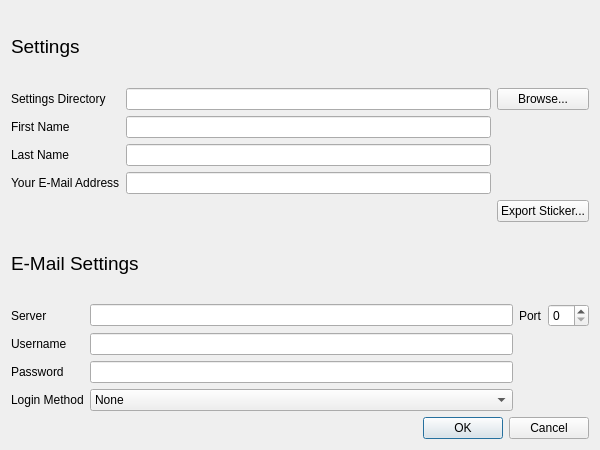
<?xml version="1.0" encoding="UTF-8"?>
<ui version="4.0">
 <class>Dialog</class>
 <widget class="QDialog" name="Dialog">
  <property name="geometry">
   <rect>
    <x>0</x>
    <y>0</y>
    <width>600</width>
    <height>450</height>
   </rect>
  </property>
  <property name="sizePolicy">
   <sizepolicy hsizetype="Fixed" vsizetype="Fixed">
    <horstretch>0</horstretch>
    <verstretch>0</verstretch>
   </sizepolicy>
  </property>
  <property name="minimumSize">
   <size>
    <width>600</width>
    <height>250</height>
   </size>
  </property>
  <property name="maximumSize">
   <size>
    <width>600</width>
    <height>450</height>
   </size>
  </property>
  <property name="windowTitle">
   <string>Dialog</string>
  </property>
  <layout class="QVBoxLayout" name="verticalLayout">
   <item>
    <widget class="QLabel" name="label">
     <property name="font">
      <font>
       <pointsize>14</pointsize>
      </font>
     </property>
     <property name="text">
      <string>Settings</string>
     </property>
    </widget>
   </item>
   <item>
    <layout class="QGridLayout" name="gridLayout">
     <item row="2" column="2">
      <widget class="QLineEdit" name="le_LastName"/>
     </item>
     <item row="2" column="1">
      <widget class="QLabel" name="label_6">
       <property name="toolTip">
        <string>Currently not used by always nice to haves</string>
       </property>
       <property name="text">
        <string>Last Name</string>
       </property>
      </widget>
     </item>
     <item row="1" column="2">
      <widget class="QLineEdit" name="le_FirstName"/>
     </item>
     <item row="1" column="1">
      <widget class="QLabel" name="label_5">
       <property name="toolTip">
        <string>Currently not used, but always nice to have :)</string>
       </property>
       <property name="text">
        <string>First Name</string>
       </property>
      </widget>
     </item>
     <item row="3" column="1">
      <widget class="QLabel" name="label_2">
       <property name="toolTip">
        <string>Used to identify your sticker when sending .cry files to others</string>
       </property>
       <property name="text">
        <string>Your E-Mail Address</string>
       </property>
      </widget>
     </item>
     <item row="0" column="3">
      <widget class="QPushButton" name="pb_Browse">
       <property name="text">
        <string>Browse...</string>
       </property>
      </widget>
     </item>
     <item row="4" column="3">
      <widget class="QPushButton" name="btn_ExSticker">
       <property name="text">
        <string>Export Sticker...</string>
       </property>
      </widget>
     </item>
     <item row="0" column="2">
      <widget class="QLineEdit" name="le_SettingsPath"/>
     </item>
     <item row="3" column="2">
      <widget class="QLineEdit" name="le_EMail"/>
     </item>
     <item row="0" column="1">
      <widget class="QLabel" name="lbl_SettingsDir">
       <property name="toolTip">
        <string>The directory where your RSA key and stickers are saved.</string>
       </property>
       <property name="text">
        <string>Settings Directory</string>
       </property>
      </widget>
     </item>
    </layout>
   </item>
   <item>
    <widget class="QLabel" name="label_3">
     <property name="font">
      <font>
       <pointsize>14</pointsize>
      </font>
     </property>
     <property name="text">
      <string>E-Mail Settings</string>
     </property>
    </widget>
   </item>
   <item>
    <layout class="QGridLayout" name="gridLayout_2">
     <item row="0" column="0">
      <widget class="QLabel" name="label_4">
       <property name="text">
        <string>Server</string>
       </property>
      </widget>
     </item>
     <item row="3" column="1">
      <widget class="QLineEdit" name="le_SmtpPass">
       <property name="echoMode">
        <enum>QLineEdit::Password</enum>
       </property>
      </widget>
     </item>
     <item row="0" column="3">
      <widget class="QSpinBox" name="sb_SmtpPort"/>
     </item>
     <item row="2" column="1">
      <widget class="QLineEdit" name="le_SmtpUser"/>
     </item>
     <item row="2" column="0">
      <widget class="QLabel" name="label_7">
       <property name="text">
        <string>Username</string>
       </property>
      </widget>
     </item>
     <item row="0" column="2">
      <widget class="QLabel" name="label_8">
       <property name="text">
        <string>Port</string>
       </property>
      </widget>
     </item>
     <item row="0" column="1">
      <widget class="QLineEdit" name="le_SmtpHost">
       <property name="styleSheet">
        <string notr="true"/>
       </property>
      </widget>
     </item>
     <item row="3" column="0">
      <widget class="QLabel" name="label_9">
       <property name="text">
        <string>Password</string>
       </property>
      </widget>
     </item>
     <item row="4" column="0">
      <widget class="QLabel" name="label_10">
       <property name="text">
        <string>Login Method</string>
       </property>
      </widget>
     </item>
     <item row="4" column="1">
      <widget class="QComboBox" name="cb_SmtpAuthMethod">
       <item>
        <property name="text">
         <string>None</string>
        </property>
       </item>
       <item>
        <property name="text">
         <string>Password</string>
        </property>
       </item>
       <item>
        <property name="text">
         <string>Plaintext</string>
        </property>
       </item>
       <item>
        <property name="text">
         <string>CRAM MD5</string>
        </property>
       </item>
       <item>
        <property name="text">
         <string>CRAM SHA1</string>
        </property>
       </item>
      </widget>
     </item>
    </layout>
   </item>
   <item>
    <widget class="QDialogButtonBox" name="buttonBox">
     <property name="orientation">
      <enum>Qt::Horizontal</enum>
     </property>
     <property name="standardButtons">
      <set>QDialogButtonBox::Cancel|QDialogButtonBox::Ok</set>
     </property>
    </widget>
   </item>
  </layout>
 </widget>
 <tabstops>
  <tabstop>le_SettingsPath</tabstop>
  <tabstop>pb_Browse</tabstop>
  <tabstop>le_FirstName</tabstop>
  <tabstop>le_LastName</tabstop>
  <tabstop>le_EMail</tabstop>
  <tabstop>btn_ExSticker</tabstop>
  <tabstop>le_SmtpHost</tabstop>
  <tabstop>sb_SmtpPort</tabstop>
  <tabstop>le_SmtpUser</tabstop>
  <tabstop>le_SmtpPass</tabstop>
  <tabstop>cb_SmtpAuthMethod</tabstop>
  <tabstop>buttonBox</tabstop>
 </tabstops>
 <resources/>
 <connections>
  <connection>
   <sender>buttonBox</sender>
   <signal>accepted()</signal>
   <receiver>Dialog</receiver>
   <slot>accept()</slot>
   <hints>
    <hint type="sourcelabel">
     <x>248</x>
     <y>254</y>
    </hint>
    <hint type="destinationlabel">
     <x>157</x>
     <y>274</y>
    </hint>
   </hints>
  </connection>
  <connection>
   <sender>buttonBox</sender>
   <signal>rejected()</signal>
   <receiver>Dialog</receiver>
   <slot>reject()</slot>
   <hints>
    <hint type="sourcelabel">
     <x>316</x>
     <y>260</y>
    </hint>
    <hint type="destinationlabel">
     <x>286</x>
     <y>274</y>
    </hint>
   </hints>
  </connection>
 </connections>
</ui>
